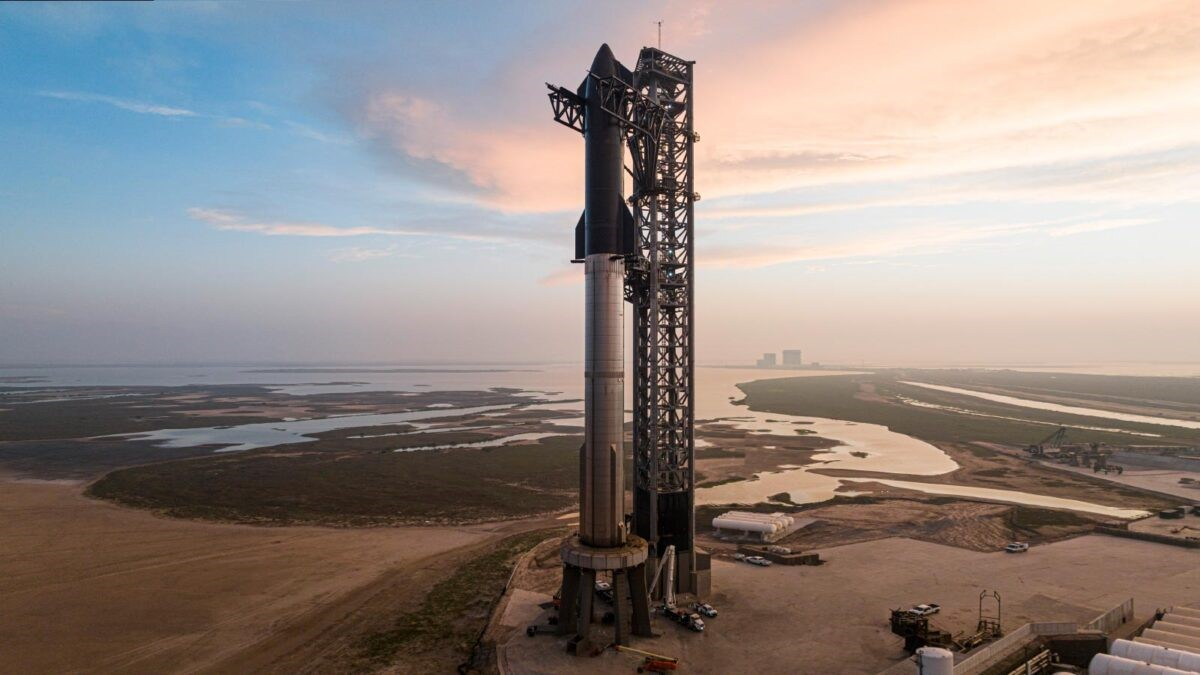
#> input picture Computer_Vision/Python/img/starship.jpg, 1200 x 675 px, found by its file name
$ python ch03-02.py
#> lines starting #> are read from the running program, lines starting #| are printed output that depends on the picture
# 가장 기본적인 opencv 이미지 읽어오기 및 출력
import cv2 as cv
import matplotlib.pyplot as plt

img = cv.imread("/home/kimhoyun/CS_Study/Computer_Vision/Python/img/starship.jpg")
#> img is the input picture: shape (675, 1200, 3); mean B, G, R 132.3, 136.7, 146.4
h = cv.calcHist([img], [2], None, [256], [0, 256]) # 2번 채널인 R 채널에서 히스토그램 구하기
#> h = 256 values, max 31430 at index 255, min 50 at index 0, mean 3164.1
plt.plot(h, color="r", linewidth=2)
plt.show()
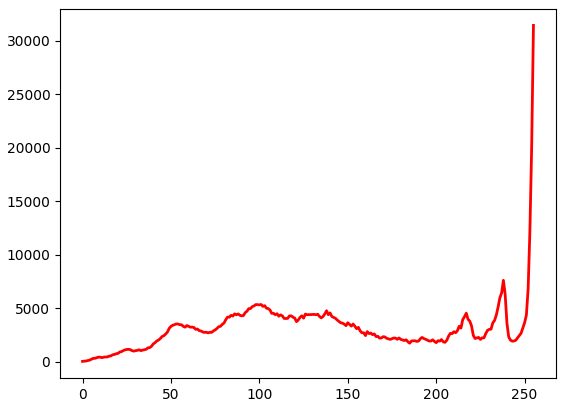
#> figure drawn by matplotlib, 1 panel; curve peaks at x = 255, y = 31430
